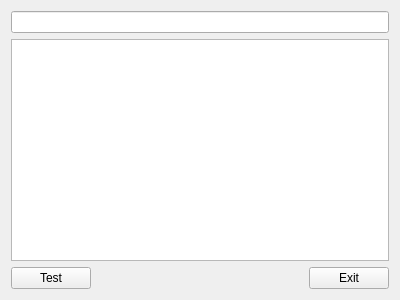
<?xml version="1.0" encoding="UTF-8"?>
<ui version="4.0">
 <class>ExampleWidget</class>
 <widget class="QWidget" name="ExampleWidget">
  <property name="geometry">
   <rect>
    <x>0</x>
    <y>0</y>
    <width>400</width>
    <height>300</height>
   </rect>
  </property>
  <property name="windowTitle">
   <string/>
  </property>
  <layout class="QVBoxLayout" name="verticalLayout_2">
   <item>
    <widget class="QLineEdit" name="lineEdit"/>
   </item>
   <item>
    <widget class="QListWidget" name="listWidget"/>
   </item>
   <item>
    <layout class="QHBoxLayout" name="horizontalLayout">
     <item alignment="Qt::AlignLeft">
      <widget class="QPushButton" name="pushButtonTest">
       <property name="text">
        <string>Test</string>
       </property>
      </widget>
     </item>
     <item alignment="Qt::AlignRight">
      <widget class="QPushButton" name="pushButtonExit">
       <property name="text">
        <string>Exit</string>
       </property>
      </widget>
     </item>
    </layout>
   </item>
  </layout>
 </widget>
 <resources/>
 <connections/>
</ui>
